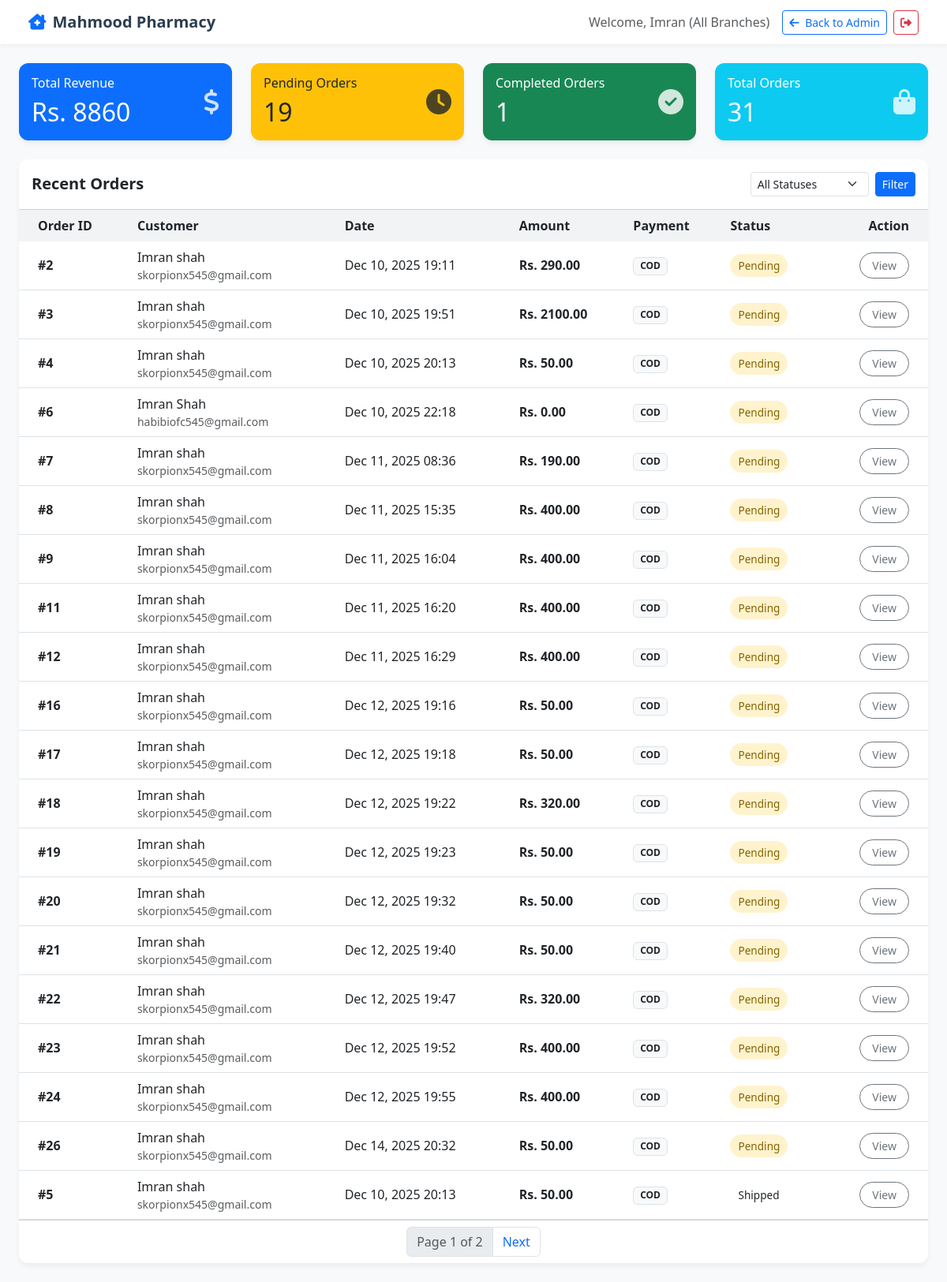
Page /api/manager-dashboard/ (signed in) on the committed database.
### users/models.py (models this page shows, shortened)
class User(AbstractUser):
    username = None  # Remove username field
    email = models.EmailField(_('email address'), unique=True)
    mobile_validator = RegexValidator(
        regex=r'^03\d{9}$',
        message="Phone number must be 11 digits and start with 03 (e.g., 03XXXXXXXXX) with no spaces or characters."
    )
    mobile = models.CharField(validators=[mobile_validator], max_length=11, blank=True)
    branch = models.ForeignKey(
        'branches.Branch',
        on_delete=models.SET_NULL,
        null=True,
        blank=True,
        related_name='managers',
        help_text="The branch this user manages (if they are a manager)."
    )
    otp_code = models.CharField(max_length=6, blank=True, null=True)
    otp_created_at = models.DateTimeField(blank=True, null=True)
    otp_attempts = models.IntegerField(default=0)
    fcm_token = models.CharField(max_length=255, blank=True, null=True, help_text="Firebase Cloud Messaging Token for Push Notifications")
    USERNAME_FIELD = 'email'
    REQUIRED_FIELDS = []
    objects = CustomUserManager()

### orders/models.py (models this page shows, shortened)
class Order(models.Model):
    STATUS_CHOICES = (
        ('Pending', 'Pending'),
        ('Shipped', 'Shipped'),
        ('Delivered', 'Delivered'),
        ('Cancelled', 'Cancelled'),
    )
    PAYMENT_CHOICES = (
        ('COD', 'Cash on Delivery'),
        ('PAYED', 'Payed'),
    )
    ORDER_TYPE_CHOICES = (
        ('Normal', 'Normal'),
        ('Quick', 'Quick'),
    )
    user = models.ForeignKey(settings.AUTH_USER_MODEL, related_name='orders', on_delete=models.CASCADE)
    branch = models.ForeignKey('branches.Branch', related_name='orders', on_delete=models.SET_NULL, null=True, blank=True)
    status = models.CharField(max_length=20, choices=STATUS_CHOICES, default='Pending', verbose_name="Order Status")
    payment_method = models.CharField(max_length=10, choices=PAYMENT_CHOICES, default='COD', verbose_name="Payment Method")
    order_type = models.CharField(max_length=10, choices=ORDER_TYPE_CHOICES, default='Normal')
    total_amount = models.DecimalField(max_digits=10, decimal_places=2, default=0.00)
    shipping_address = models.TextField()
    contact_number = models.CharField(
        max_length=11,
        validators=[
            RegexValidator(
                regex=r'^03\d{9}$',
                message="Phone number must be 11 digits and start with 03 (e.g., 03XXXXXXXXX) with no spaces or characters."
            )
        ],
        blank=True
    )
    created_at = models.DateTimeField(auto_now_add=True)
    updated_at = models.DateTimeField(auto_now=True)

### orders/views.py (the view)
# urls.py: path('manager-dashboard/', ManagerOrderListView.as_view(), name='manager-dashboard'),
class ManagerOrderListView(LoginRequiredMixin, UserPassesTestMixin, ListView):
    model = Order
    template_name = 'orders/manager_dashboard.html'
    context_object_name = 'orders'
    paginate_by = 20
    login_url = '/admin/login/' # Ensure redirect goes to admin login
    def test_func(self):
        user = self.request.user
        print(f"DASHBOARD ACCESS CHECK: User={user.email}, is_staff={user.is_staff}, is_superuser={user.is_superuser}, branch={user.branch}")
        if user.is_superuser:
            return True
        if user.is_staff and user.branch:
            return True
        return False
    def get_queryset(self):
        queryset = Order.objects.all()
        queryset = queryset.annotate(
            status_priority=Case(
                When(status='Pending', then=Value(1)),
                When(status='Processing', then=Value(1)), # Treat processing same as pending or slightly after? Let's say 1 for now or 2
                When(status='Shipped', then=Value(2)),
                When(status='Delivered', then=Value(3)),
                When(status='Cancelled', then=Value(4)),
                default=Value(5),
                output_field=IntegerField(),
            )
        )
        queryset = queryset.order_by('status_priority', 'created_at')
        user = self.request.user
        if not user.is_superuser and user.branch:
            queryset = queryset.filter(branch=user.branch)
        status_filter = self.request.GET.get('status')
        if status_filter:
            queryset = queryset.filter(status=status_filter)
        return queryset
    def get_context_data(self, **kwargs):
        context = super().get_context_data(**kwargs)
        qs = self.get_queryset()
        base_qs = Order.objects.all()
        if not self.request.user.is_superuser and self.request.user.branch:
            base_qs = base_qs.filter(branch=self.request.user.branch)
        context['total_orders'] = base_qs.count()
        context['pending_orders'] = base_qs.filter(status='Pending').count()
        context['completed_orders'] = base_qs.filter(status='Delivered').count()
        context['total_revenue'] = base_qs.aggregate(Sum('total_amount'))['total_amount__sum'] or 0
        context['branch_name'] = self.request.user.branch.name if self.request.user.branch else "All Branches"
        return context

### orders/templates/orders/manager_dashboard.html (shortened to what this page needs)
<!DOCTYPE html>
<html lang="en">
<head>
    <link href="https://cdn.jsdelivr.net/npm/bootstrap@5.3.0/dist/css/bootstrap.min.css" rel="stylesheet">
    <link rel="stylesheet" href="https://cdnjs.cloudflare.com/ajax/libs/font-awesome/6.4.0/css/all.min.css">
</head>
<body>
    <nav class="navbar navbar-expand-lg navbar-light sticky-top px-4">
        <div class="container-fluid">
            <a class="navbar-brand" href="#"><i class="fas fa-clinic-medical text-primary me-2"></i>Mahmood Pharmacy</a>
            <div class="d-flex align-items-center">
                <span class="me-3 d-none d-md-block text-muted">Welcome, {{ request.user.first_name }} ({{ branch_name }})</span>
                <a href="/admin/" class="btn btn-outline-primary btn-sm"><i class="fas fa-arrow-left me-1"></i> Back to Admin</a>
                <a href="/admin/logout/" class="btn btn-outline-danger btn-sm ms-2"><i class="fas fa-sign-out-alt"></i></a>
            </div>
        </div>
    </nav>
    <div class="container-fluid py-4 px-4">
        <div class="row g-4 mb-4">
            <div class="col-md-3">
                <div class="card stat-card bg-primary text-white h-100">
                    <div class="card-body d-flex justify-content-between align-items-center">
                        <div>
                            <h6 class="card-title mb-0">Total Revenue</h6>
                            <h2 class="mt-2 mb-0">Rs. {{ total_revenue }}</h2>
                        </div>
                        <i class="fas fa-dollar-sign card-icon"></i>
                    </div>
                </div>
            </div>
            <div class="col-md-3">
                <div class="card stat-card bg-warning text-dark h-100">
                    <div class="card-body d-flex justify-content-between align-items-center">
                        <div>
                            <h6 class="card-title mb-0">Pending Orders</h6>
                            <h2 class="mt-2 mb-0">{{ pending_orders }}</h2>
                        </div>
                        <i class="fas fa-clock card-icon"></i>
                    </div>
                </div>
            </div>
            <div class="col-md-3">
                <div class="card stat-card bg-success text-white h-100">
                    <div class="card-body d-flex justify-content-between align-items-center">
                        <div>
                            <h6 class="card-title mb-0">Completed Orders</h6>
                            <h2 class="mt-2 mb-0">{{ completed_orders }}</h2>
                        </div>
                        <i class="fas fa-check-circle card-icon"></i>
                    </div>
                </div>
            </div>
            <div class="col-md-3">
                <div class="card stat-card bg-info text-white h-100">
                    <div class="card-body d-flex justify-content-between align-items-center">
                        <div>
                            <h6 class="card-title mb-0">Total Orders</h6>
                            <h2 class="mt-2 mb-0">{{ total_orders }}</h2>
                        </div>
                        <i class="fas fa-shopping-bag card-icon"></i>
                    </div>
                </div>
            </div>
        </div>
        <div class="card table-card">
            <div class="card-header bg-white py-3 d-flex justify-content-between align-items-center">
                <h5 class="mb-0 fw-bold">Recent Orders</h5>
                <form method="get" class="d-flex">
                    <select name="status" class="form-select form-select-sm me-2" style="width: 150px;">
                        <option value="">All Statuses</option>
                    </select>
                    <button type="submit" class="btn btn-primary btn-sm">Filter</button>
                </form>
            </div>
            <div class="card-body p-0">
                <div class="table-responsive">
                    <table class="table table-hover align-middle mb-0">
                        <thead>
                            <tr>
                                <th class="ps-4">Order ID</th>
                                <th>Customer</th>
                                <th>Date</th>
                                <th>Amount</th>
                                <th>Payment</th>
                                <th>Status</th>
                                <th class="text-end pe-4">Action</th>
                            </tr>
                        </thead>
                        <tbody>
                            {% for order in orders %}
                            <tr>
                                <td class="ps-4 fw-bold">#{{ order.id }}</td>
                                <td>
                                    <div>{{ order.user.first_name }} {{ order.user.last_name }}</div>
                                    <div class="text-muted small">{{ order.user.email }}</div>
                                </td>
                                <td>{{ order.created_at|date:"M d, Y H:i" }}</td>
                                <td class="fw-bold">Rs. {{ order.total_amount }}</td>
                                <td><span class="badge bg-light text-dark border">{{ order.payment_method }}</span></td>
                                <td>
                                    <span class="status-badge
                                        {% if order.status == 'Pending' %}status-pending{% endif %}
                                    ">
                                        {{ order.status }}
                                    </span>
                                </td>
                                <td class="text-end pe-4">
                                    <a href="/admin/orders/order/{{ order.id }}/change/" class="btn btn-outline-secondary btn-sm btn-custom">View</a>
                                </td>
                            </tr>
                            {% endfor %}
                        </tbody>
                    </table>
                </div>
            </div>
            {% if is_paginated %}
            <div class="card-footer bg-white d-flex justify-content-center">
                 <ul class="pagination mb-0">
                    <li class="page-item disabled"><span class="page-link">Page {{ page_obj.number }} of {{ page_obj.paginator.num_pages }}</span></li>
                    {% if page_obj.has_next %}
                        <li class="page-item"><a class="page-link" href="?page={{ page_obj.next_page_number }}">Next</a></li>
                    {% endif %}
                </ul>
            </div>
            {% endif %}
        </div>
    </div>
</body>
</html>

### orders/templates/orders/manager_dashboard.html (style rules this page uses)
body { background-color: #f8f9fa; font-family: 'Segoe UI', Tahoma, Geneva, Verdana, sans-serif; }
.navbar { background-color: #ffffff; box-shadow: 0 2px 4px rgba(0,0,0,0.05); }
.navbar-brand { font-weight: 700; color: #2c3e50; }
.stat-card { transition: transform 0.2s; border: none; border-radius: 12px; box-shadow: 0 4px 6px rgba(0,0,0,0.05); }
.card-icon { font-size: 2rem; opacity: 0.8; }
.table-card { border: none; border-radius: 12px; box-shadow: 0 4px 6px rgba(0,0,0,0.05); overflow: hidden; }
.table th { background-color: #f1f3f5; font-weight: 600; border: none; }
.status-badge { padding: 5px 10px; border-radius: 20px; font-size: 0.85rem; font-weight: 500; }
.status-pending { background-color: #fff3cd; color: #856404; }
.btn-custom { border-radius: 20px; padding: 5px 15px; }

### rows in the picture
User: user.first_name "Imran"
Order: id "2", user.first_name "Imran", user.last_name "shah", user.email "skorpionx545@gmail.com", created_at "Dec 10, 2025 19:11", total_amount "290.00", payment_method "COD", status "Pending"
Order: id "3", user.first_name "Imran", user.last_name "shah", user.email "skorpionx545@gmail.com", created_at "Dec 10, 2025 19:51", total_amount "2100.00", payment_method "COD", status "Pending"
Order: id "4", user.first_name "Imran", user.last_name "shah", user.email "skorpionx545@gmail.com", created_at "Dec 10, 2025 20:13", total_amount "50.00", payment_method "COD", status "Pending"
Order: id "6", user.first_name "Imran", user.last_name "Shah", user.email "habibiofc545@gmail.com", created_at "Dec 10, 2025 22:18", total_amount "0.00", payment_method "COD", status "Pending"
Order: id "7", user.first_name "Imran", user.last_name "shah", user.email "skorpionx545@gmail.com", created_at "Dec 11, 2025 08:36", total_amount "190.00", payment_method "COD", status "Pending"
Order: id "8", user.first_name "Imran", user.last_name "shah", user.email "skorpionx545@gmail.com", created_at "Dec 11, 2025 15:35", total_amount "400.00", payment_method "COD", status "Pending"
Order: id "9", user.first_name "Imran", user.last_name "shah", user.email "skorpionx545@gmail.com", created_at "Dec 11, 2025 16:04", total_amount "400.00", payment_method "COD", status "Pending"
Order: id "11", user.first_name "Imran", user.last_name "shah", user.email "skorpionx545@gmail.com", created_at "Dec 11, 2025 16:20", total_amount "400.00", payment_method "COD", status "Pending"
Order: id "12", user.first_name "Imran", user.last_name "shah", user.email "skorpionx545@gmail.com", created_at "Dec 11, 2025 16:29", total_amount "400.00", payment_method "COD", status "Pending"
Order: id "16", user.first_name "Imran", user.last_name "shah", user.email "skorpionx545@gmail.com", created_at "Dec 12, 2025 19:16", total_amount "50.00", payment_method "COD", status "Pending"
Order: id "17", user.first_name "Imran", user.last_name "shah", user.email "skorpionx545@gmail.com", created_at "Dec 12, 2025 19:18", total_amount "50.00", payment_method "COD", status "Pending"
Order: id "18", user.first_name "Imran", user.last_name "shah", user.email "skorpionx545@gmail.com", created_at "Dec 12, 2025 19:22", total_amount "320.00", payment_method "COD", status "Pending"
Order: id "19", user.first_name "Imran", user.last_name "shah", user.email "skorpionx545@gmail.com", created_at "Dec 12, 2025 19:23", total_amount "50.00", payment_method "COD", status "Pending"
Order: id "20", user.first_name "Imran", user.last_name "shah", user.email "skorpionx545@gmail.com", created_at "Dec 12, 2025 19:32", total_amount "50.00", payment_method "COD", status "Pending"
Order: id "21", user.first_name "Imran", user.last_name "shah", user.email "skorpionx545@gmail.com", created_at "Dec 12, 2025 19:40", total_amount "50.00", payment_method "COD", status "Pending"
Order: id "22", user.first_name "Imran", user.last_name "shah", user.email "skorpionx545@gmail.com", created_at "Dec 12, 2025 19:47", total_amount "320.00", payment_method "COD", status "Pending"
Order: id "23", user.first_name "Imran", user.last_name "shah", user.email "skorpionx545@gmail.com", created_at "Dec 12, 2025 19:52", total_amount "400.00", payment_method "COD", status "Pending"
Order: id "24", user.first_name "Imran", user.last_name "shah", user.email "skorpionx545@gmail.com", created_at "Dec 12, 2025 19:55", total_amount "400.00", payment_method "COD", status "Pending"
Order: id "26", user.first_name "Imran", user.last_name "shah", user.email "skorpionx545@gmail.com", created_at "Dec 14, 2025 20:32", total_amount "50.00", payment_method "COD", status "Pending"
Order: id "5", user.first_name "Imran", user.last_name "shah", user.email "skorpionx545@gmail.com", created_at "Dec 10, 2025 20:13", total_amount "50.00", payment_method "COD", status "Shipped"

### other values in the picture
{{ branch_name }} "All Branches"
{{ total_revenue }} "8860"
{{ pending_orders }} "19"
{{ completed_orders }} "1"
{{ total_orders }} "31"
{{ page_obj.number }} "1"
{{ page_obj.paginator.num_pages }} "2"
